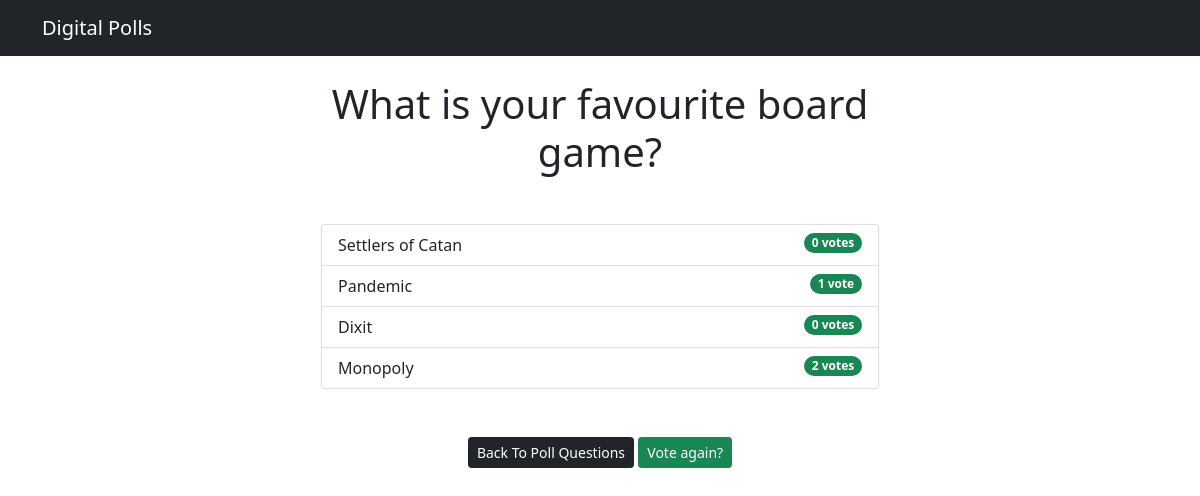
Screenshot of /polls/3/results/ with the database file from the repository.
### polls/models.py (models this page shows, shortened)
class Question(models.Model):
    question_text = models.CharField(max_length=200)  # Each field is an instance of a Field class
    pub_date = models.DateTimeField(
        "date published"
    )  # we can give each field an optional -user-friendly' name by passing a string as first argument

class Choice(models.Model):
    question = models.ForeignKey(
        Question, on_delete=models.CASCADE
    )  # foreign key so that each choice has a Q. when question is deleted, all its choices will also be deleted.
    choice_text = models.CharField(max_length=200)  # CharField has a required argument of max_length
    votes = models.IntegerField(default=0)  # we can optionally give default values

### polls/views.py (the view)
# urls.py: path("<int:question_id>/results/", views.results, name="results"),
def results(request, question_id):
    question = get_object_or_404(Question, pk=question_id)
    return render(request, "polls/results.html", {"question": question})

### templates/polls/results.html
{% extends 'base.html' %} {% block content %}
<h1 class="mb-5 text-center">{{ question.question_text }}</h1>
<ul class="list-group mb-5">
  {% for choice in question.choice_set.all %}
  <li class="list-group-item">
    {{ choice.choice_text }}
    <span class="badge rounded-pill bg-success float-end"
      >{{ choice.votes }} vote{{ choice.votes | pluralize }}</span
    >
  </li>
  {% endfor %}
</ul>
<div class="buttons text-center">
  <a class="btn btn-dark btn-sm mb-3" href="{% url 'polls:index' %}"
    >Back To Poll Questions</a
  >
  <a
    class="btn btn-success btn-sm mb-3"
    href="{% url 'polls:detail' question.id %}"
    >Vote again?</a
  >
</div>
{% endblock %}

### rows the page displays
Question: question_text "What is your favourite board game?"
Choice: choice_text "Settlers of Catan", votes "0", votes|pluralize "s"
Choice: choice_text "Pandemic", votes "1"
Choice: choice_text "Dixit", votes "0", votes|pluralize "s"
Choice: choice_text "Monopoly", votes "2", votes|pluralize "s"
